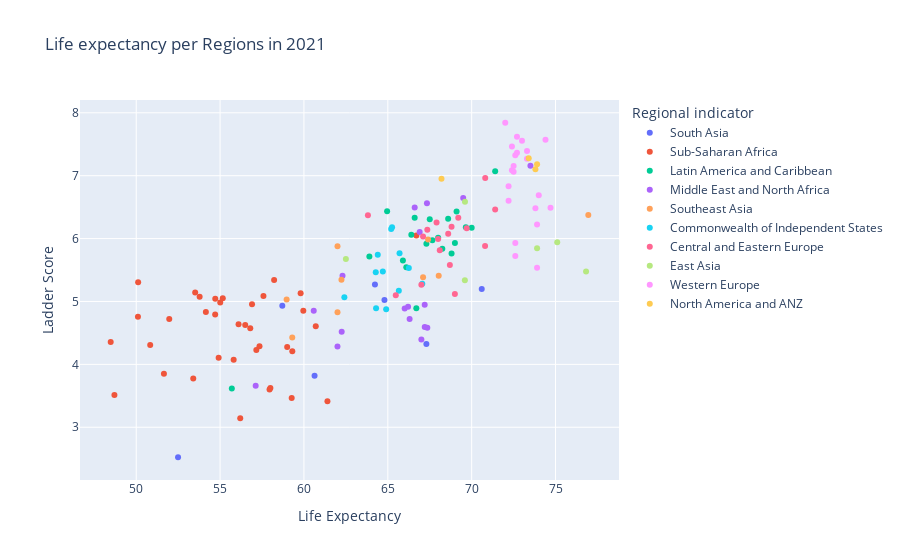

Source (notebook cell):
### Code cell
#Bubble plot: A bubble plot is a scatterplot where the circle size is mapped to the value of a third numeric variable. This section shows many bubble plots made with Python, using both the Matplotlib and Seaborn libraries.

fig= px.scatter(chart_countries_df.loc[2021],x='Life Expectancy', y='Ladder Score', color='Regional indicator', hover_data=['Country'], title="Life expectancy per Regions in 2021")
fig.write_image("Life.png")
fig.show()

### Figure 1 — Plotly figure (JSON) as saved in the notebook; plotly's stock layout.template omitted (floating-point values rounded to 4 significant figures)
{"data": [{"customdata": [["Afghanistan"], ["India"], ["Sri Lanka"], ["Pakistan"], ["Bangladesh"], ["Maldives"], ["Nepal"]], "hovertemplate": "Regional indicator=South Asia<br>Life Expectancy=%{x}<br>Ladder Score=%{y}<br>Country=%{customdata[0]}<extra></extra>", "legendgroup": "South Asia", "marker": {"color": "#636efa", "symbol": "circle"}, "mode": "markers", "name": "South Asia", "orientation": "v", "showlegend": true, "type": "scatter", "x": [52.49, 60.63, 67.3, 58.71, 64.8, 70.6, 64.23], "xaxis": "x", "y": [2.523, 3.819, 4.325, 4.934, 5.025, 5.198, 5.269], "yaxis": "y"}, {"customdata": [["Zimbabwe"], ["Rwanda"], ["Botswana"], ["Lesotho"], ["Malawi"], ["Tanzania"], ["Burundi"], ["Sierra Leone"], ["Zambia"], ["Togo"], ["Madagascar"], ["Mauritania"], ["Ethiopia"], ["Comoros"], ["Swaziland"], ["Chad"], ["Namibia"], ["Kenya"], ["Liberia"], ["Uganda"], ["Mali"], ["Nigeria"], ["Mozambique"], ["Burkina Faso"], ["Gabon"], ["South Africa"], ["Guinea"], ["Benin"], ["Gambia"], ["Niger"], ["Ghana"], ["Senegal"], ["Cameroon"], ["Ivory Coast"], ["Congo (Brazzaville)"], ["Mauritius"]], "hovertemplate": "Regional indicator=Sub-Saharan Africa<br>Life Expectancy=%{x}<br>Ladder Score=%{y}<br>Country=%{customdata[0]}<extra></extra>", "legendgroup": "Sub-Saharan Africa", "marker": {"color": "#EF553B", "symbol": "circle"}, "mode": "markers", "name": "Sub-Saharan Africa", "orientation": "v", "showlegend": true, "type": "scatter", "x": [56.2, 61.4, 59.27, 48.7, 57.95, 58.0, 53.4, 51.65, 55.81, 54.91, 59.3, 57.16, 59, 57.35, 50.83, 48.48, 56.8, 60.7, 56.5, 56.1, 51.97, 50.1, 54.71, 54.15, 59.96, 56.9, 55.01, 54.71, 55.16, 53.78, 57.59, 59.8, 53.52, 50.11, 58.22, 66.7], "xaxis": "x", "y": [3.145, 3.415, 3.467, 3.512, 3.6, 3.623, 3.775, 3.849, 4.073, 4.107, 4.208, 4.227, 4.275, 4.289, 4.308, 4.355, 4.574, 4.607, 4.625, 4.636, 4.723, 4.759, 4.794, 4.834, 4.852, 4.956, 4.984, 5.045, 5.051, 5.074, 5.088, 5.132, 5.142, 5.306, 5.342, 6.049], "yaxis": "y"}, {"customdata": [["Haiti"], ["Venezuela"], ["Dominican Republic"], ["Paraguay"], ["Bolivia"], ["Ecuador"], ["Peru"], ["Honduras"], ["Argentina"], ["Nicaragua"], ["Colombia"], ["El Salvador"], ["Chile"], ["Panama"], ["Jamaica"], ["Mexico"], ["Brazil"], ["Uruguay"], ["Guatemala"], ["Costa Rica"]], "hovertemplate": "Regional indicator=Latin America and Caribbean<br>Life Expectancy=%{x}<br>Ladder Score=%{y}<br>Country=%{customdata[0]}<extra></extra>", "legendgroup": "Latin America and Caribbean", "marker": {"color": "#00cc96", "symbol": "circle"}, "mode": "markers", "name": "Latin America and Caribbean", "orientation": "v", "showlegend": true, "type": "scatter", "x": [55.7, 66.7, 66.1, 65.9, 63.9, 68.8, 68.25, 67.3, 69, 67.66, 68.0, 66.4, 70, 69.65, 67.5, 68.6, 66.6, 69.1, 64.96, 71.4], "xaxis": "x", "y": [3.615, 4.892, 5.545, 5.653, 5.716, 5.764, 5.84, 5.919, 5.929, 5.972, 6.012, 6.061, 6.172, 6.18, 6.309, 6.317, 6.33, 6.431, 6.435, 7.069], "yaxis": "y"}, {"customdata": [["Yemen"], ["Egypt"], ["Jordan"], ["Palestinian Territories"], ["Lebanon"], ["Tunisia"], ["Iran"], ["Iraq"], ["Algeria"], ["Morocco"], ["Turkey"], ["Libya"], ["Kuwait"], ["Saudi Arabia"], ["United Arab Emirates"], ["Bahrain"], ["Israel"]], "hovertemplate": "Regional indicator=Middle East and North Africa<br>Life Expectancy=%{x}<br>Ladder Score=%{y}<br>Country=%{customdata[0]}<extra></extra>", "legendgroup": "Middle East and North Africa", "marker": {"color": "#ab63fa", "symbol": "circle"}, "mode": "markers", "name": "Middle East and North Africa", "orientation": "v", "showlegend": true, "type": "scatter", "x": [57.12, 62.0, 67, 62.25, 67.36, 67.2, 66.3, 60.58, 66.0, 66.21, 67.2, 62.3, 66.9, 66.6, 67.33, 69.5, 73.5], "xaxis": "x", "y": [3.658, 4.283, 4.395, 4.517, 4.584, 4.596, 4.721, 4.854, 4.887, 4.918, 4.948, 5.41, 6.106, 6.494, 6.561, 6.647, 7.157], "yaxis": "y"}, {"customdata": [["Myanmar"], ["Cambodia"], ["Laos"], ["Indonesia"], ["Malaysia"], ["Vietnam"], ["Philippines"], ["Thailand"], ["Singapore"]], "hovertemplate": "Regional indicator=Southeast Asia<br>Life Expectancy=%{x}<br>Ladder Score=%{y}<br>Country=%{customdata[0]}<extra></extra>", "legendgroup": "Southeast Asia", "marker": {"color": "#FFA15A", "symbol": "circle"}, "mode": "markers", "name": "Southeast Asia", "orientation": "v", "showlegend": true, "type": "scatter", "x": [59.3, 62, 58.97, 62.24, 67.1, 68.03, 62, 67.4, 76.95], "xaxis": "x", "y": [4.426, 4.83, 5.03, 5.345, 5.384, 5.411, 5.88, 5.985, 6.377], "yaxis": "y"}, {"customdata": [["Ukraine"], ["Georgia"], ["Turkmenistan"], ["Azerbaijan"], ["Armenia"], ["Tajikistan"], ["Russia"], ["Belarus"], ["Kyrgyzstan"], ["Moldova"], ["Kazakhstan"], ["Uzbekistan"]], "hovertemplate": "Regional indicator=Commonwealth of Independent States<br>Life Expectancy=%{x}<br>Ladder Score=%{y}<br>Country=%{customdata[0]}<extra></extra>", "legendgroup": "Commonwealth of Independent States", "marker": {"color": "#19d3f3", "symbol": "circle"}, "mode": "markers", "name": "Commonwealth of Independent States", "orientation": "v", "showlegend": true, "type": "scatter", "x": [64.9, 64.3, 62.41, 65.66, 67.06, 64.28, 64.7, 66.25, 64.4, 65.7, 65.2, 65.25], "xaxis": "x", "y": [4.875, 4.891, 5.066, 5.171, 5.283, 5.466, 5.477, 5.534, 5.744, 5.766, 6.152, 6.179], "yaxis": "y"}, {"customdata": [["Macedonia"], ["Albania"], ["Bulgaria"], ["Montenegro"], ["Bosnia and Herzegovina"], ["Croatia"], ["Hungary"], ["Latvia"], ["Serbia"], ["Romania"], ["Poland"], ["Estonia"], ["Lithuania"], ["Slovakia"], ["Kosovo"], ["Slovenia"], ["Czech Republic"]], "hovertemplate": "Regional indicator=Central and Eastern Europe<br>Life Expectancy=%{x}<br>Ladder Score=%{y}<br>Country=%{customdata[0]}<extra></extra>", "legendgroup": "Central and Eastern Europe", "marker": {"color": "#FF6692", "symbol": "circle"}, "mode": "markers", "name": "Central and Eastern Europe", "orientation": "v", "showlegend": true, "type": "scatter", "x": [65.47, 69.0, 67, 68.7, 68.1, 70.8, 68, 67.1, 68.6, 67.36, 69.7, 68.8, 67.91, 69.2, 63.81, 71.4, 70.81], "xaxis": "x", "y": [5.101, 5.117, 5.266, 5.581, 5.813, 5.882, 5.992, 6.032, 6.078, 6.14, 6.166, 6.189, 6.255, 6.331, 6.372, 6.461, 6.965], "yaxis": "y"}, {"customdata": [["China"], ["Hong Kong"], ["Mongolia"], ["South Korea"], ["Japan"], ["Taiwan"]], "hovertemplate": "Regional indicator=East Asia<br>Life Expectancy=%{x}<br>Ladder Score=%{y}<br>Country=%{customdata[0]}<extra></extra>", "legendgroup": "East Asia", "marker": {"color": "#B6E880", "symbol": "circle"}, "mode": "markers", "name": "East Asia", "orientation": "v", "showlegend": true, "type": "scatter", "x": [69.59, 76.82, 62.5, 73.9, 75.1, 69.6], "xaxis": "x", "y": [5.339, 5.477, 5.677, 5.845, 5.94, 6.584], "yaxis": "y"}, {"customdata": [["North Cyprus"], ["Greece"], ["Portugal"], ["Cyprus"], ["Italy"], ["Spain"], ["Malta"], ["France"], ["Belgium"], ["United Kingdom"], ["Ireland"], ["Germany"], ["Austria"], ["Luxembourg"], ["Sweden"], ["Norway"], ["Netherlands"], ["Iceland"], ["Switzerland"], ["Denmark"], ["Finland"]], "hovertemplate": "Regional indicator=Western Europe<br>Life Expectancy=%{x}<br>Ladder Score=%{y}<br>Country=%{customdata[0]}<extra></extra>", "legendgroup": "Western Europe", "marker": {"color": "#FF97FF", "symbol": "circle"}, "mode": "markers", "name": "Western Europe", "orientation": "v", "showlegend": true, "type": "scatter", "x": [73.9, 72.6, 72.6, 73.9, 73.8, 74.7, 72.2, 74, 72.2, 72.5, 72.4, 72.5, 73.3, 72.6, 72.7, 73.3, 72.4, 73, 74.4, 72.7, 72], "xaxis": "x", "y": [5.536, 5.723, 5.929, 6.223, 6.483, 6.491, 6.602, 6.69, 6.834, 7.064, 7.085, 7.155, 7.268, 7.324, 7.363, 7.392, 7.464, 7.554, 7.571, 7.62, 7.842], "yaxis": "y"}, {"customdata": [["United States"], ["Canada"], ["Australia"], ["New Zealand"]], "hovertemplate": "Regional indicator=North America and ANZ<br>Life Expectancy=%{x}<br>Ladder Score=%{y}<br>Country=%{customdata[0]}<extra></extra>", "legendgroup": "North America and ANZ", "marker": {"color": "#FECB52", "symbol": "circle"}, "mode": "markers", "name": "North America and ANZ", "orientation": "v", "showlegend": true, "type": "scatter", "x": [68.2, 73.8, 73.9, 73.4], "xaxis": "x", "y": [6.951, 7.103, 7.183, 7.277], "yaxis": "y"}], "layout": {"autosize": true, "legend": {"title": {"text": "Regional indicator"}, "tracegroupgap": 0}, "title": {"text": "Life expectancy per Regions in 2021"}, "xaxis": {"anchor": "y", "autorange": true, "domain": [0, 1], "range": [46.67, 78.76], "title": {"text": "Life Expectancy"}, "type": "linear"}, "yaxis": {"anchor": "x", "autorange": true, "domain": [0, 1], "range": [2.084, 8.281], "title": {"text": "Ladder Score"}, "type": "linear"}}}
